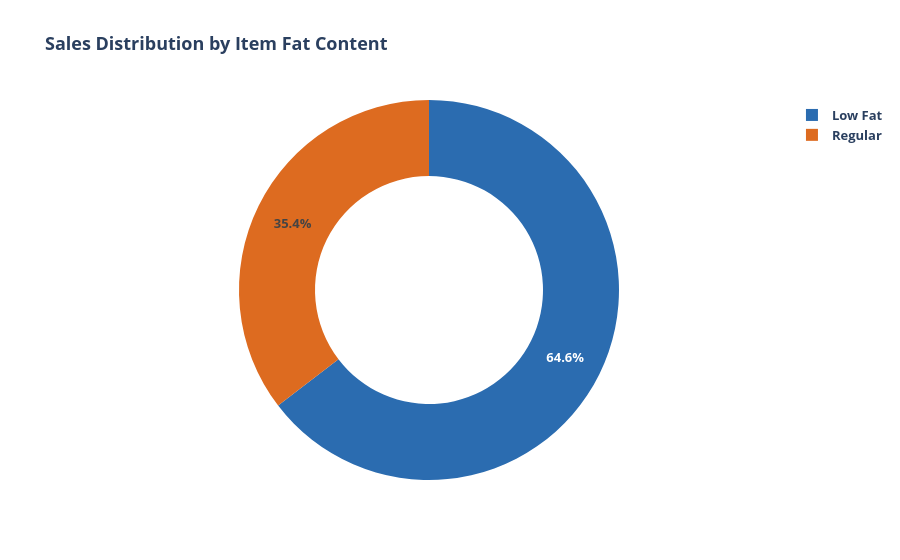

Notebook code cell kept with this figure:
### Markdown cell above
## 3. Data Visualizations, Insights & Recommendations
Chart 1: Total Sales by Item Fat Content (Donut Chart)

### Code cell
fat_sales = df.groupby('Item Fat Content')['Sales'].sum().reset_index()

fig1 = px.pie(
    fat_sales,
    values='Sales',
    names='Item Fat Content',
    hole=0.6,
    color='Item Fat Content',
    color_discrete_map={'Low Fat': '#2b6cb0', 'Regular': '#dd6b20'},
    title='<b>Sales Distribution by Item Fat Content</b>'
)
fig1.update_layout(font=dict(weight="bold", size=13))
fig1.show()

### Figure 1 — Plotly figure (JSON) as saved in the notebook; plotly's stock layout.template omitted (floating-point values rounded to 4 significant figures)
{"data": [{"customdata": [["Low Fat"], ["Regular"]], "domain": {"x": [0, 1], "y": [0, 1]}, "hole": 0.6, "hovertemplate": "Item Fat Content=%{customdata[0]}<br>Sales=%{value}<extra></extra>", "labels": ["Low Fat", "Regular"], "legendgroup": "", "marker": {"colors": ["#2b6cb0", "#dd6b20"]}, "name": "", "showlegend": true, "type": "pie", "values": [776300.0, 425400.0]}], "layout": {"font": {"size": 13, "weight": "bold"}, "legend": {"tracegroupgap": 0}, "title": {"text": "<b>Sales Distribution by Item Fat Content</b>"}}}
